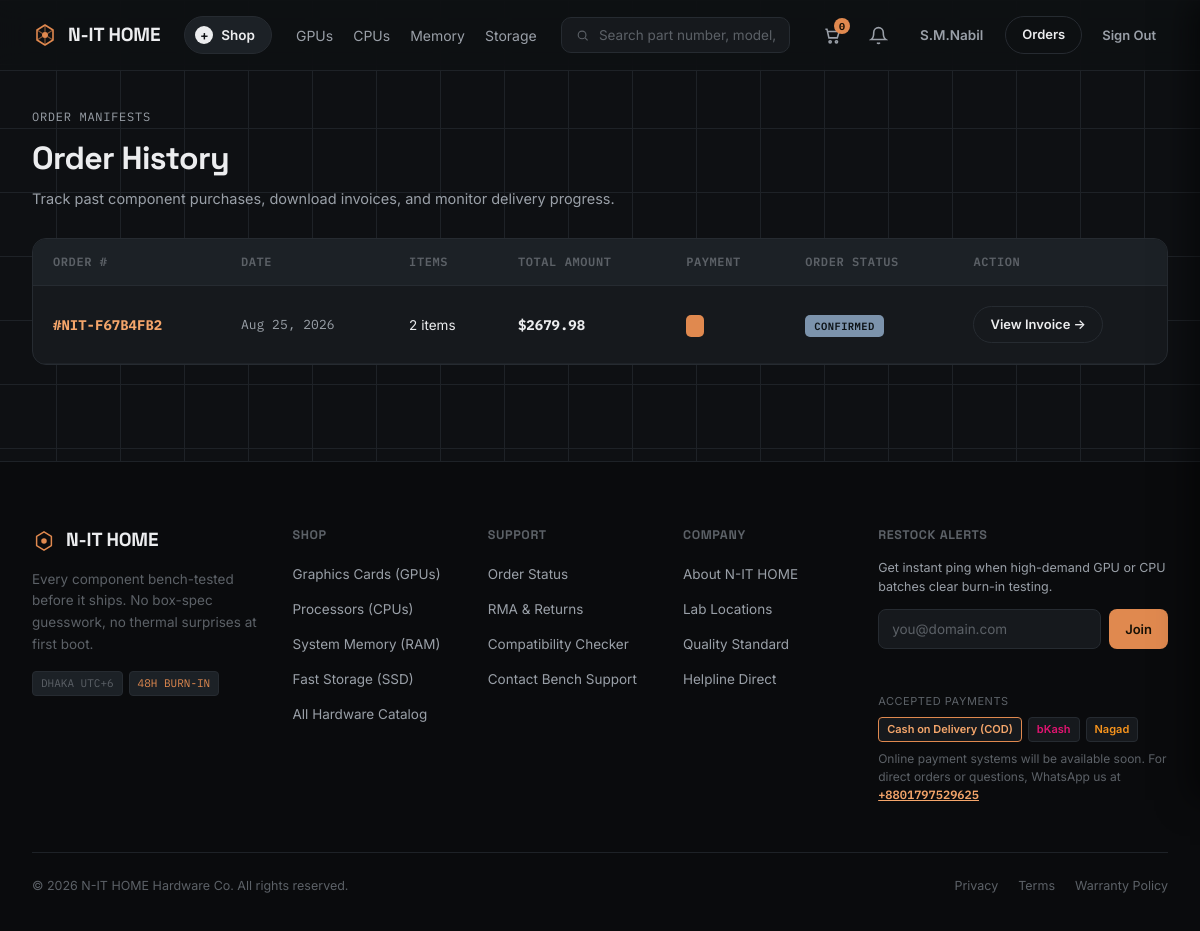
Before: /orders/history/ (signed in) with the older database file.
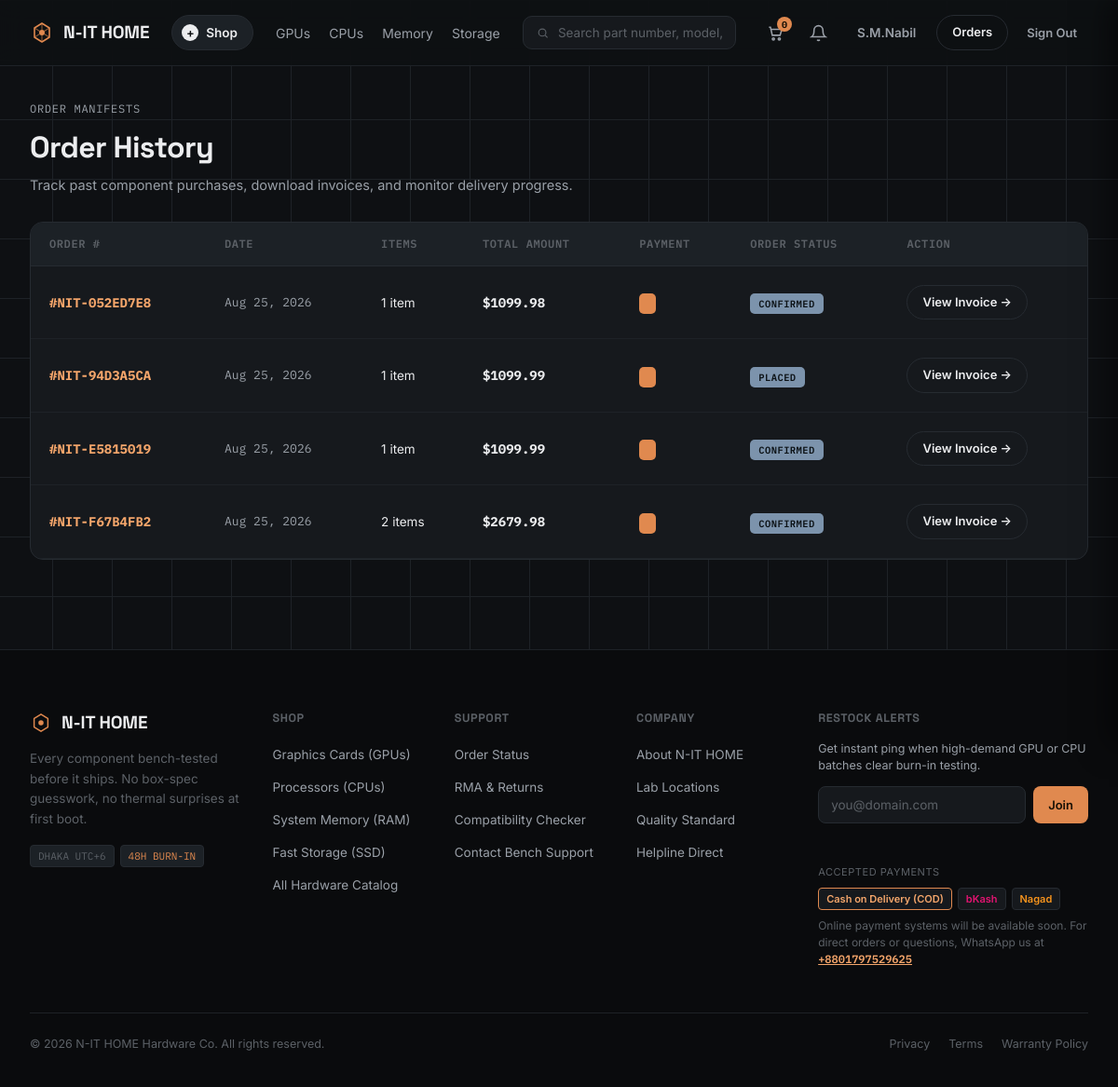
After: the same page with the newer database file.
### orders/models.py (models this page shows, shortened)
class Order(models.Model):
    STATUS_CHOICES = (
        ('PENDING', 'Placed'),
        ('CONFIRMED', 'Confirmed'),
        ('PACKAGING', 'Bench Packaging'),
        ('SHIPPED', 'In Transit'),
        ('DELIVERED', 'Delivered'),
        ('CANCEL_REQUESTED', 'Cancellation Requested'),
        ('CANCELLED', 'Cancelled'),
    )
    PAYMENT_METHOD_CHOICES = (
        ('COD', 'Cash on Delivery (COD)'),
        ('BKASH', 'bKash Mobile Financial Service'),
        ('NAGAD', 'Nagad Mobile Financial Service'),
    )
    order_number = models.CharField(max_length=32, unique=True, editable=False)
    user = models.ForeignKey(
        settings.AUTH_USER_MODEL,
        on_delete=models.SET_NULL,
        null=True,
        blank=True,
        related_name='orders'
    )
    full_name = models.CharField(max_length=120)
    email = models.EmailField()
    phone = models.CharField(max_length=20)
    street_address = models.CharField(max_length=255)
    city = models.CharField(max_length=100)
    state_or_division = models.CharField(max_length=100, blank=True)
    postal_code = models.CharField(max_length=20)
    country = models.CharField(max_length=100, default='Bangladesh')
    order_notes = models.TextField(blank=True, null=True)
    subtotal = models.DecimalField(max_digits=10, decimal_places=2, default=0.0)
    shipping_fee = models.DecimalField(max_digits=10, decimal_places=2, default=0.0)
    total_amount = models.DecimalField(max_digits=10, decimal_places=2)
    status = models.CharField(max_length=20, choices=STATUS_CHOICES, default='PENDING')
    payment_method = models.CharField(max_length=20, choices=PAYMENT_METHOD_CHOICES, default='COD')
    is_paid = models.BooleanField(default=False)
    created_at = models.DateTimeField(auto_now_add=True)
    updated_at = models.DateTimeField(auto_now=True)
    class Meta:
        ordering = ['-created_at']
    @property
    def payment_status(self) -> str:
        return 'PAID' if self.is_paid else 'PENDING'

### orders/views.py (the view)
# urls.py: path('history/', OrderHistoryView.as_view(), name='order_history'),
class OrderHistoryView(LoginRequiredMixin, ListView):
    model = Order
    template_name = 'orders/order_history.html'
    context_object_name = 'orders'
    paginate_by = 10
    def get_queryset(self):
        return Order.objects.filter(user=self.request.user).prefetch_related('items')
    def get_context_data(self, **kwargs) -> dict[str, Any]:
        context = super().get_context_data(**kwargs)
        context['title'] = 'My Orders'
        return context

### cart/context_processors.py (called while the page is built)
def cart(request: HttpRequest) -> dict[str, Any]:
    return {'cart': Cart(request)}

### core/context_processors.py (called while the page is built)
def site_context(request: HttpRequest) -> dict[str, Any]:
    categories = Category.objects.all().order_by('name')
    unread_count = 0
    recent_notifications = []
    if request.user.is_authenticated:
        unread_count = Notification.objects.filter(user=request.user, is_read=False).count()
        recent_notifications = Notification.objects.filter(user=request.user)[:5]
    return {
        'site_name': 'N-IT HOME',
        'site_tagline': 'Premium PC Hardware & Components',
        'currency_symbol': '$',
        'nav_categories': categories,
        'unread_notifications_count': unread_count,
        'recent_notifications': recent_notifications,
    }

### templates/orders/order_history.html (shortened to what this page needs)
{% extends 'base.html' %}
{% block content %}
<div class="wrap" style="padding-top: 32px; padding-bottom: 56px;">
    <div style="margin-bottom: 28px;">
        <span class="eyebrow mono" style="margin-bottom: 8px;">Order Manifests</span>
        <h1 style="font-size: 2rem; font-weight: 700; color: var(--text); margin-bottom: 6px;">
            Order History
        </h1>
        <p style="color: var(--text-dim); font-size: 14.5px;">
            Track past component purchases, download invoices, and monitor delivery progress.
        </p>
    </div>
    {% if orders %}
        <div class="cart-items-card">
            <table class="cart-table">
                <thead>
                    <tr>
                        <th>Order #</th>
                        <th>Date</th>
                        <th>Items</th>
                        <th>Total Amount</th>
                        <th>Payment</th>
                        <th>Order Status</th>
                        <th>Action</th>
                    </tr>
                </thead>
                <tbody>
                    {% for ord in orders %}
                        <tr>
                            <td>
                                <strong class="mono" style="color: var(--copper-bright);">#{{ ord.order_number }}</strong>
                            </td>
                            <td class="mono" style="font-size: 13px; color: var(--text-dim);">
                                {{ ord.created_at|date:"M d, Y" }}
                            </td>
                            <td>
                                <span style="font-size: 13.5px; color: var(--text);">{{ ord.items.count }} item{{ ord.items.count|pluralize }}</span>
                            </td>
                            <td>
                                <span class="mono" style="font-weight: 700; color: var(--text);">${{ ord.total_amount }}</span>
                            </td>
                            <td>
                                {% if ord.payment_status == 'PAID' %}
                                    <span class="badge" style="position: static; background: var(--ok); color: #161005;">PAID</span>
                                {% else %}
                                    <span class="badge" style="position: static; background: var(--copper); color: #161005;">{{ ord.get_payment_status_display }}</span>
                                {% endif %}
                            </td>
                            <td>
                                <span class="badge value" style="position: static;">{{ ord.get_status_display }}</span>
                            </td>
                            <td>
                                <a href="{% url 'orders:order_detail' order_number=ord.order_number %}" class="btn-outline btn-sm">
                                    View Invoice &rarr;
                                </a>
                            </td>
                        </tr>
                    {% endfor %}
                </tbody>
            </table>
        </div>
    {% endif %}
</div>
{% endblock %}

Changed rows visible on the page:
added Order: order_number "NIT-052ED7E8", created_at "Aug 25, 2026", items.count "1", total_amount "1099.98", status "CONFIRMED"
added Order: order_number "NIT-94D3A5CA", created_at "Aug 25, 2026", items.count "1", total_amount "1099.99", status "PLACED"
added Order: order_number "NIT-E5815019", created_at "Aug 25, 2026", items.count "1", total_amount "1099.99", status "CONFIRMED"
